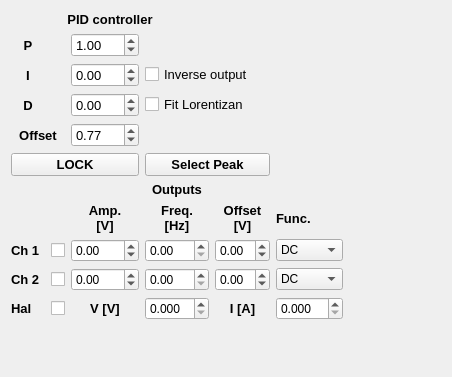
<?xml version="1.0" encoding="UTF-8"?>
<ui version="4.0">
 <class>Form</class>
 <widget class="QWidget" name="Form">
  <property name="geometry">
   <rect>
    <x>0</x>
    <y>0</y>
    <width>452</width>
    <height>377</height>
   </rect>
  </property>
  <property name="windowTitle">
   <string>Form</string>
  </property>
  <widget class="QWidget" name="layoutWidget">
   <property name="geometry">
    <rect>
     <x>10</x>
     <y>10</y>
     <width>334</width>
     <height>311</height>
    </rect>
   </property>
   <layout class="QGridLayout" name="gridLayout_2">
    <property name="sizeConstraint">
     <enum>QLayout::SetDefaultConstraint</enum>
    </property>
    <property name="leftMargin">
     <number>1</number>
    </property>
    <property name="topMargin">
     <number>1</number>
    </property>
    <property name="rightMargin">
     <number>1</number>
    </property>
    <property name="bottomMargin">
     <number>1</number>
    </property>
    <item row="4" column="0" colspan="2">
     <widget class="QLabel" name="label_5">
      <property name="minimumSize">
       <size>
        <width>34</width>
        <height>0</height>
       </size>
      </property>
      <property name="font">
       <font>
        <pointsize>10</pointsize>
        <weight>75</weight>
        <bold>true</bold>
       </font>
      </property>
      <property name="text">
       <string>Offset</string>
      </property>
      <property name="scaledContents">
       <bool>false</bool>
      </property>
      <property name="alignment">
       <set>Qt::AlignCenter</set>
      </property>
     </widget>
    </item>
    <item row="9" column="3">
     <widget class="QDoubleSpinBox" name="doubleSpinBox_ch2OutFreq"/>
    </item>
    <item row="9" column="1">
     <widget class="QCheckBox" name="checkBox_ch2OuputState">
      <property name="text">
       <string/>
      </property>
     </widget>
    </item>
    <item row="8" column="4">
     <widget class="QDoubleSpinBox" name="doubleSpinBox_ch1OutOffset">
      <property name="minimum">
       <double>-7.000000000000000</double>
      </property>
      <property name="maximum">
       <double>6.000000000000000</double>
      </property>
      <property name="singleStep">
       <double>0.500000000000000</double>
      </property>
     </widget>
    </item>
    <item row="9" column="2">
     <widget class="QDoubleSpinBox" name="doubleSpinBox_ch2OutAmp">
      <property name="minimum">
       <double>-5.000000000000000</double>
      </property>
      <property name="maximum">
       <double>5.000000000000000</double>
      </property>
      <property name="singleStep">
       <double>0.500000000000000</double>
      </property>
     </widget>
    </item>
    <item row="3" column="3" colspan="3">
     <widget class="QCheckBox" name="checkBox_fitLorentzian">
      <property name="font">
       <font>
        <pointsize>10</pointsize>
       </font>
      </property>
      <property name="text">
       <string>Fit Lorentizan</string>
      </property>
     </widget>
    </item>
    <item row="8" column="2">
     <widget class="QDoubleSpinBox" name="doubleSpinBox_ch1OutAmp">
      <property name="minimum">
       <double>-5.000000000000000</double>
      </property>
      <property name="maximum">
       <double>5.000000000000000</double>
      </property>
      <property name="singleStep">
       <double>0.500000000000000</double>
      </property>
     </widget>
    </item>
    <item row="7" column="5">
     <widget class="QLabel" name="label_36">
      <property name="font">
       <font>
        <pointsize>10</pointsize>
        <weight>75</weight>
        <bold>true</bold>
       </font>
      </property>
      <property name="text">
       <string>Func.</string>
      </property>
     </widget>
    </item>
    <item row="9" column="4">
     <widget class="QDoubleSpinBox" name="doubleSpinBox_ch2OutOffset">
      <property name="minimum">
       <double>-5.000000000000000</double>
      </property>
      <property name="maximum">
       <double>5.000000000000000</double>
      </property>
      <property name="singleStep">
       <double>0.500000000000000</double>
      </property>
     </widget>
    </item>
    <item row="8" column="3">
     <widget class="QDoubleSpinBox" name="doubleSpinBox_ch1OutFreq"/>
    </item>
    <item row="7" column="4">
     <widget class="QLabel" name="label_35">
      <property name="font">
       <font>
        <pointsize>10</pointsize>
        <weight>75</weight>
        <bold>true</bold>
       </font>
      </property>
      <property name="text">
       <string>Offset 
[V]</string>
      </property>
      <property name="alignment">
       <set>Qt::AlignCenter</set>
      </property>
     </widget>
    </item>
    <item row="8" column="5">
     <widget class="QComboBox" name="comboBox_ch1OutFunction">
      <item>
       <property name="text">
        <string>DC</string>
       </property>
      </item>
      <item>
       <property name="text">
        <string>SINE</string>
       </property>
      </item>
      <item>
       <property name="text">
        <string>SQUARE</string>
       </property>
      </item>
      <item>
       <property name="text">
        <string>TRIANGLE</string>
       </property>
      </item>
      <item>
       <property name="text">
        <string>SAWU</string>
       </property>
      </item>
      <item>
       <property name="text">
        <string>SAWD</string>
       </property>
      </item>
      <item>
       <property name="text">
        <string>DC NEG</string>
       </property>
      </item>
      <item>
       <property name="text">
        <string>PWM</string>
       </property>
      </item>
     </widget>
    </item>
    <item row="3" column="0">
     <widget class="QLabel" name="label_3">
      <property name="minimumSize">
       <size>
        <width>34</width>
        <height>0</height>
       </size>
      </property>
      <property name="font">
       <font>
        <pointsize>10</pointsize>
        <weight>75</weight>
        <bold>true</bold>
       </font>
      </property>
      <property name="text">
       <string>D</string>
      </property>
      <property name="scaledContents">
       <bool>false</bool>
      </property>
      <property name="alignment">
       <set>Qt::AlignCenter</set>
      </property>
     </widget>
    </item>
    <item row="9" column="0">
     <widget class="QLabel" name="label_24">
      <property name="font">
       <font>
        <pointsize>10</pointsize>
        <weight>75</weight>
        <bold>true</bold>
       </font>
      </property>
      <property name="text">
       <string>Ch 2 </string>
      </property>
     </widget>
    </item>
    <item row="0" column="0" colspan="4">
     <widget class="QLabel" name="label_4">
      <property name="font">
       <font>
        <pointsize>10</pointsize>
        <weight>75</weight>
        <bold>true</bold>
       </font>
      </property>
      <property name="text">
       <string>PID controller</string>
      </property>
      <property name="alignment">
       <set>Qt::AlignCenter</set>
      </property>
     </widget>
    </item>
    <item row="8" column="1">
     <widget class="QCheckBox" name="checkBox_ch1OuputState">
      <property name="text">
       <string/>
      </property>
     </widget>
    </item>
    <item row="6" column="0" colspan="6">
     <widget class="QLabel" name="label_37">
      <property name="font">
       <font>
        <pointsize>10</pointsize>
        <weight>75</weight>
        <bold>true</bold>
       </font>
      </property>
      <property name="text">
       <string>Outputs</string>
      </property>
      <property name="alignment">
       <set>Qt::AlignCenter</set>
      </property>
     </widget>
    </item>
    <item row="2" column="0">
     <widget class="QLabel" name="label_2">
      <property name="minimumSize">
       <size>
        <width>34</width>
        <height>0</height>
       </size>
      </property>
      <property name="font">
       <font>
        <pointsize>10</pointsize>
        <weight>75</weight>
        <bold>true</bold>
       </font>
      </property>
      <property name="text">
       <string>I</string>
      </property>
      <property name="alignment">
       <set>Qt::AlignCenter</set>
      </property>
     </widget>
    </item>
    <item row="2" column="3" colspan="3">
     <widget class="QCheckBox" name="checkBox_lockInverse">
      <property name="font">
       <font>
        <pointsize>10</pointsize>
       </font>
      </property>
      <property name="text">
       <string>Inverse output</string>
      </property>
      <property name="checked">
       <bool>false</bool>
      </property>
     </widget>
    </item>
    <item row="1" column="0">
     <widget class="QLabel" name="label">
      <property name="sizePolicy">
       <sizepolicy hsizetype="Preferred" vsizetype="Preferred">
        <horstretch>0</horstretch>
        <verstretch>0</verstretch>
       </sizepolicy>
      </property>
      <property name="minimumSize">
       <size>
        <width>34</width>
        <height>0</height>
       </size>
      </property>
      <property name="font">
       <font>
        <pointsize>10</pointsize>
        <weight>75</weight>
        <bold>true</bold>
       </font>
      </property>
      <property name="text">
       <string>P</string>
      </property>
      <property name="alignment">
       <set>Qt::AlignCenter</set>
      </property>
     </widget>
    </item>
    <item row="8" column="0">
     <widget class="QLabel" name="label_23">
      <property name="font">
       <font>
        <pointsize>10</pointsize>
        <weight>75</weight>
        <bold>true</bold>
       </font>
      </property>
      <property name="text">
       <string>Ch 1 </string>
      </property>
     </widget>
    </item>
    <item row="1" column="2">
     <widget class="QDoubleSpinBox" name="doubleSpinBox_P">
      <property name="font">
       <font>
        <pointsize>10</pointsize>
       </font>
      </property>
      <property name="minimum">
       <double>-50.000000000000000</double>
      </property>
      <property name="maximum">
       <double>50.000000000000000</double>
      </property>
      <property name="singleStep">
       <double>1.000000000000000</double>
      </property>
      <property name="value">
       <double>1.000000000000000</double>
      </property>
     </widget>
    </item>
    <item row="5" column="3" colspan="2">
     <widget class="QPushButton" name="pushButton_selectPeak">
      <property name="font">
       <font>
        <pointsize>10</pointsize>
        <weight>75</weight>
        <bold>true</bold>
       </font>
      </property>
      <property name="text">
       <string>Select Peak</string>
      </property>
     </widget>
    </item>
    <item row="9" column="5">
     <widget class="QComboBox" name="comboBox_ch2OutFunction">
      <item>
       <property name="text">
        <string>DC</string>
       </property>
      </item>
      <item>
       <property name="text">
        <string>SINE</string>
       </property>
      </item>
      <item>
       <property name="text">
        <string>SQUARE</string>
       </property>
      </item>
      <item>
       <property name="text">
        <string>TRIANGLE</string>
       </property>
      </item>
      <item>
       <property name="text">
        <string>SAWU</string>
       </property>
      </item>
      <item>
       <property name="text">
        <string>SAWD</string>
       </property>
      </item>
      <item>
       <property name="text">
        <string>DC NEG</string>
       </property>
      </item>
      <item>
       <property name="text">
        <string>PWM</string>
       </property>
      </item>
     </widget>
    </item>
    <item row="3" column="2">
     <widget class="QDoubleSpinBox" name="doubleSpinBox_D">
      <property name="font">
       <font>
        <pointsize>10</pointsize>
       </font>
      </property>
      <property name="minimum">
       <double>-50.000000000000000</double>
      </property>
      <property name="maximum">
       <double>50.000000000000000</double>
      </property>
      <property name="singleStep">
       <double>1.000000000000000</double>
      </property>
     </widget>
    </item>
    <item row="2" column="2">
     <widget class="QDoubleSpinBox" name="doubleSpinBox_I">
      <property name="font">
       <font>
        <pointsize>10</pointsize>
       </font>
      </property>
      <property name="minimum">
       <double>-50.000000000000000</double>
      </property>
      <property name="maximum">
       <double>50.000000000000000</double>
      </property>
      <property name="singleStep">
       <double>1.000000000000000</double>
      </property>
     </widget>
    </item>
    <item row="7" column="2">
     <widget class="QLabel" name="label_22">
      <property name="font">
       <font>
        <pointsize>10</pointsize>
        <weight>75</weight>
        <bold>true</bold>
       </font>
      </property>
      <property name="text">
       <string>Amp. 
[V]</string>
      </property>
      <property name="alignment">
       <set>Qt::AlignCenter</set>
      </property>
     </widget>
    </item>
    <item row="7" column="3">
     <widget class="QLabel" name="label_25">
      <property name="font">
       <font>
        <pointsize>10</pointsize>
        <weight>75</weight>
        <bold>true</bold>
       </font>
      </property>
      <property name="text">
       <string>Freq. 
[Hz]</string>
      </property>
      <property name="alignment">
       <set>Qt::AlignCenter</set>
      </property>
     </widget>
    </item>
    <item row="4" column="2">
     <widget class="QDoubleSpinBox" name="doubleSpinBox_lockOffset">
      <property name="font">
       <font>
        <pointsize>10</pointsize>
       </font>
      </property>
      <property name="minimum">
       <double>-100.000000000000000</double>
      </property>
      <property name="maximum">
       <double>100.000000000000000</double>
      </property>
      <property name="singleStep">
       <double>0.010000000000000</double>
      </property>
      <property name="value">
       <double>0.770000000000000</double>
      </property>
     </widget>
    </item>
    <item row="10" column="3">
     <widget class="QDoubleSpinBox" name="doubleSpinBox_outVHalogen">
      <property name="decimals">
       <number>3</number>
      </property>
      <property name="minimum">
       <double>0.000000000000000</double>
      </property>
      <property name="maximum">
       <double>12.000000000000000</double>
      </property>
      <property name="singleStep">
       <double>0.100000000000000</double>
      </property>
     </widget>
    </item>
    <item row="10" column="0">
     <widget class="QLabel" name="label_26">
      <property name="font">
       <font>
        <pointsize>10</pointsize>
        <weight>75</weight>
        <bold>true</bold>
       </font>
      </property>
      <property name="text">
       <string>Hal</string>
      </property>
     </widget>
    </item>
    <item row="10" column="2">
     <widget class="QLabel" name="label_27">
      <property name="font">
       <font>
        <pointsize>10</pointsize>
        <weight>75</weight>
        <bold>true</bold>
       </font>
      </property>
      <property name="text">
       <string>V [V]</string>
      </property>
      <property name="alignment">
       <set>Qt::AlignCenter</set>
      </property>
     </widget>
    </item>
    <item row="10" column="4">
     <widget class="QLabel" name="label_28">
      <property name="font">
       <font>
        <pointsize>10</pointsize>
        <weight>75</weight>
        <bold>true</bold>
       </font>
      </property>
      <property name="text">
       <string>I [A]</string>
      </property>
      <property name="alignment">
       <set>Qt::AlignCenter</set>
      </property>
     </widget>
    </item>
    <item row="10" column="1">
     <widget class="QCheckBox" name="checkBox_halogenOuputState">
      <property name="minimumSize">
       <size>
        <width>0</width>
        <height>0</height>
       </size>
      </property>
      <property name="text">
       <string/>
      </property>
     </widget>
    </item>
    <item row="10" column="5">
     <widget class="QDoubleSpinBox" name="doubleSpinBox_outIHalogen">
      <property name="decimals">
       <number>3</number>
      </property>
      <property name="minimum">
       <double>0.000000000000000</double>
      </property>
      <property name="maximum">
       <double>3.000000000000000</double>
      </property>
      <property name="singleStep">
       <double>0.100000000000000</double>
      </property>
     </widget>
    </item>
    <item row="5" column="0" colspan="3">
     <widget class="QPushButton" name="pushButton_StartLock">
      <property name="font">
       <font>
        <pointsize>10</pointsize>
        <weight>75</weight>
        <bold>true</bold>
       </font>
      </property>
      <property name="text">
       <string>LOCK</string>
      </property>
     </widget>
    </item>
   </layout>
  </widget>
 </widget>
 <resources/>
 <connections/>
</ui>
